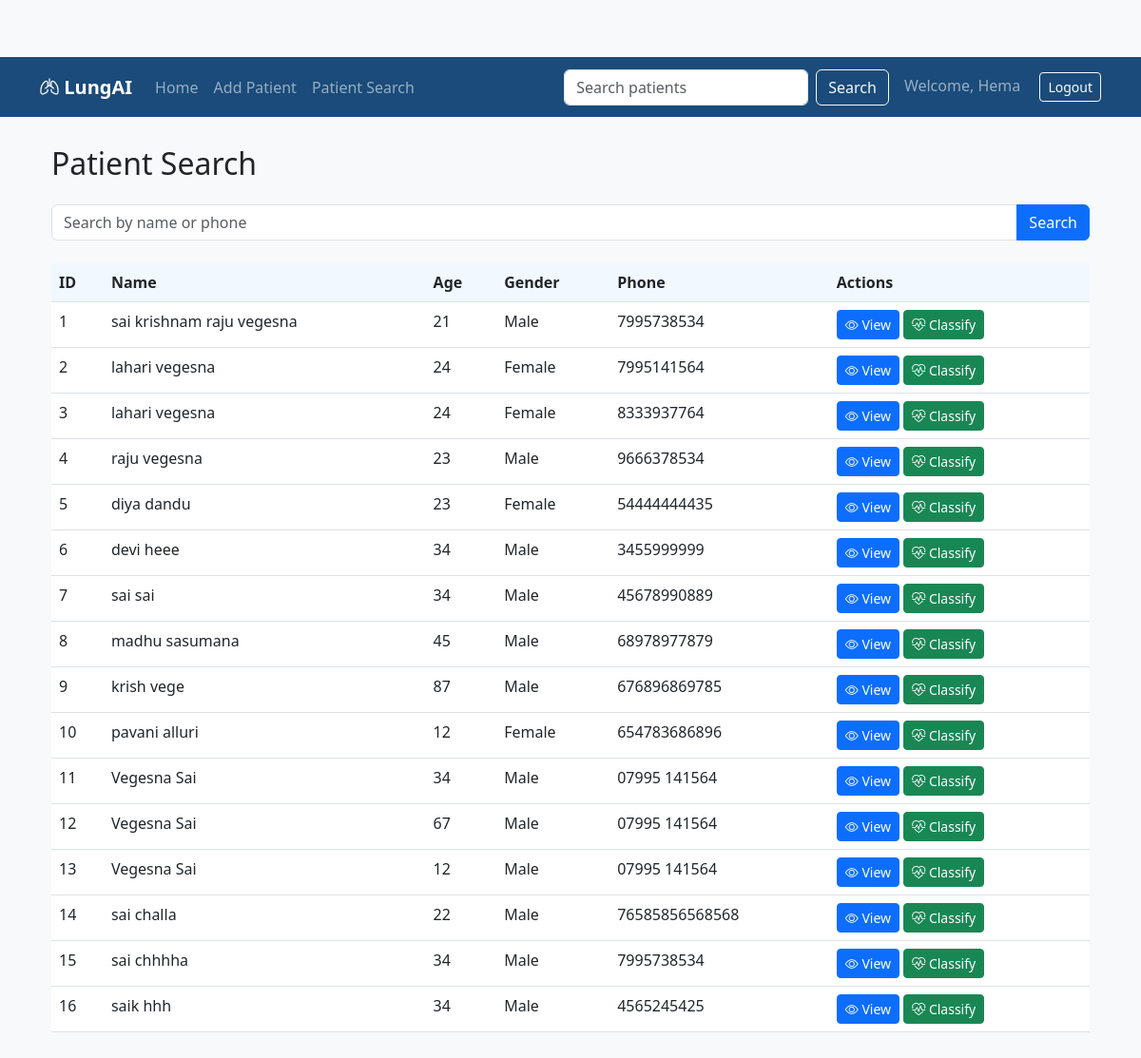
Page /search (signed in) on the committed database.
### app.py (models this page shows)
class Doctor(db.Model):
    id = db.Column(db.Integer, primary_key=True)
    name = db.Column(db.String(100), unique=True, nullable=False)
    password = db.Column(db.String(200), nullable=False)
    patients = db.relationship('Patient', backref='doctor', lazy=True)

class Patient(db.Model):
    id = db.Column(db.Integer, primary_key=True)
    first_name = db.Column(db.String(50), nullable=False)
    last_name = db.Column(db.String(50), nullable=False)
    age = db.Column(db.Integer, nullable=False)
    gender = db.Column(db.String(10), nullable=False)
    phone = db.Column(db.String(20), nullable=False)
    photo = db.Column(db.String(200))
    registration_date = db.Column(db.DateTime, default=datetime.utcnow)
    doctor_id = db.Column(db.Integer, db.ForeignKey('doctor.id'), nullable=False)
    recordings = db.relationship('Recording', backref='patient', lazy=True)

### app.py (the view)
@app.route('/search')
def search_patients():
    if 'user' not in session:
        return redirect(url_for('login'))
    query = request.args.get('query', '')
    doctor = Doctor.query.filter_by(name=session['user']).first()
    patients = Patient.query.filter(
        (Patient.first_name.ilike(f'%{query}%')) |
        (Patient.last_name.ilike(f'%{query}%')) |
        (Patient.phone.ilike(f'%{query}%')),
        Patient.doctor_id == doctor.id
    ).all()
    return render_template('patient_search.html', patients=patients)

### app.py (called while the page is built)
@app.context_processor
def utility_processor():
    def file_exists(path):
        return os.path.exists(os.path.join(app.config['UPLOAD_FOLDER'], path))
    return dict(file_exists=file_exists)

### templates/patient_search.html
{% extends 'base.html' %}
{% block content %}
<div class="container">
    <h2 class="mb-4">Patient Search</h2>
    <form class="mb-4" action="{{ url_for('search_patients') }}" method="GET">
        <div class="input-group">
            <input type="text" class="form-control" name="query" placeholder="Search by name or phone" value="{{ request.args.get('query', '') }}">
            <button class="btn btn-primary" type="submit">Search</button>
        </div>
    </form>
    {% if patients %}
        <div class="table-responsive">
            <table class="table table-hover">
                <thead>
                    <tr>
                        <th>ID</th>
                        <th>Name</th>
                        <th>Age</th>
                        <th>Gender</th>
                        <th>Phone</th>
                        <th>Actions</th>
                    </tr>
                </thead>
                <tbody>
                    {% for patient in patients %}
                    <tr>
                        <td>{{ patient.id }}</td>
                        <td>{{ patient.first_name }} {{ patient.last_name }}</td>
                        <td>{{ patient.age }}</td>
                        <td>{{ patient.gender }}</td>
                        <td>{{ patient.phone }}</td>
                        <td>
                            <a href="{{ url_for('patient_details', patient_id=patient.id) }}" class="btn btn-sm btn-primary">
                                <i class="bi bi-eye"></i> View
                            </a>
                            <a href="{{ url_for('classify', patient_id=patient.id) }}" class="btn btn-sm btn-success">
                                <i class="bi bi-heart-pulse"></i> Classify
                            </a>
                        </td>
                    </tr>
                    {% endfor %}
                </tbody>
            </table>
        </div>
    {% else %}
        <div class="alert alert-info">
            No patients found. Try a different search or <a href="{{ url_for('add_patient') }}">add a new patient</a>.
        </div>
    {% endif %}
</div>
{% endblock %}

### templates/base.html (shortened to what this page needs)
<!DOCTYPE html>
<html lang="en">
<head>
    <link href="https://cdn.jsdelivr.net/npm/bootstrap@5.3.0/dist/css/bootstrap.min.css" rel="stylesheet">
    <link href="https://cdn.jsdelivr.net/npm/bootstrap-icons@1.10.0/font/bootstrap-icons.css" rel="stylesheet">
    <link rel="stylesheet" href="{{ url_for('static', filename='css/styles.css') }}">
</head>
<body>
    {% include 'nav.html' %}
    <div class="container main-content">
        {% block content %}{% endblock %}
    </div>
</body>
</html>

### templates/nav.html (shortened to what this page needs)
<nav class="navbar navbar-expand-lg navbar-dark bg-primary">
    <div class="container">
        <a class="navbar-brand" href="{{ url_for('home') }}">
            <i class="bi bi-lungs"></i> LungAI
        </a>
        <div class="collapse navbar-collapse" id="navbarNav">
            <ul class="navbar-nav me-auto">
                <li class="nav-item">
                    <a class="nav-link" href="{{ url_for('home') }}">Home</a>
                </li>
                <li class="nav-item">
                    <a class="nav-link" href="{{ url_for('add_patient') }}">Add Patient</a>
                </li>
                <li class="nav-item">
                    <a class="nav-link" href="{{ url_for('search_patients') }}">Patient Search</a>
                </li>
            </ul>
            <form class="d-flex me-3" action="{{ url_for('search_patients') }}" method="GET">
                <input class="form-control me-2" type="search" name="query" placeholder="Search patients">
                <button class="btn btn-outline-light" type="submit">Search</button>
            </form>
            <div class="navbar-text">
                {% if 'user' in session %}
                    <span class="me-3">Welcome, {{ session['user'] }}</span>
                    <a href="{{ url_for('logout') }}" class="btn btn-sm btn-outline-light">Logout</a>
                {% else %}
                    <a href="{{ url_for('login') }}" class="btn btn-sm btn-outline-light me-2">Login</a>
                    <a href="{{ url_for('signup') }}" class="btn btn-sm btn-light">Sign Up</a>
                {% endif %}
            </div>
        </div>
    </div>
</nav>

### static/css/styles.css (style rules this page uses)
body { background-color: #f8f9fa; padding-top: 60px; }
.main-content { padding-top: 30px; padding-bottom: 30px; }
.bg-primary { background-color: #1a4b7a !important; }
.navbar-brand { font-weight: 600; }
.table th { background-color: #f1f8ff; }

### rows in the picture
Doctor: user "Hema"
Patient: id "1", first_name "sai krishnam raju", last_name "vegesna", age "21", gender "Male", phone "7995738534"
Patient: id "2", first_name "lahari", last_name "vegesna", age "24", gender "Female", phone "7995141564"
Patient: id "3", first_name "lahari", last_name "vegesna", age "24", gender "Female", phone "8333937764"
Patient: id "4", first_name "raju", last_name "vegesna", age "23", gender "Male", phone "9666378534"
Patient: id "5", first_name "diya", last_name "dandu", age "23", gender "Female", phone "54444444435"
Patient: id "6", first_name "devi", last_name "heee", age "34", gender "Male", phone "3455999999"
Patient: id "7", first_name "sai", last_name "sai", age "34", gender "Male", phone "45678990889"
Patient: id "8", first_name "madhu", last_name "sasumana", age "45", gender "Male", phone "68978977879"
Patient: id "9", first_name "krish", last_name "vege", age "87", gender "Male", phone "676896869785"
Patient: id "10", first_name "pavani", last_name "alluri", age "12", gender "Female", phone "654783686896"
Patient: id "11", first_name "Vegesna", last_name "Sai", age "34", gender "Male", phone "07995 141564"
Patient: id "12", first_name "Vegesna", last_name "Sai", age "67", gender "Male", phone "07995 141564"
Patient: id "13", first_name "Vegesna", last_name "Sai", age "12", gender "Male", phone "07995 141564"
Patient: id "14", first_name "sai", last_name "challa", age "22", gender "Male", phone "76585856568568"
Patient: id "15", first_name "sai", last_name "chhhha", age "34", gender "Male", phone "7995738534"
Patient: id "16", first_name "saik", last_name "hhh", age "34", gender "Male", phone "4565245425"
